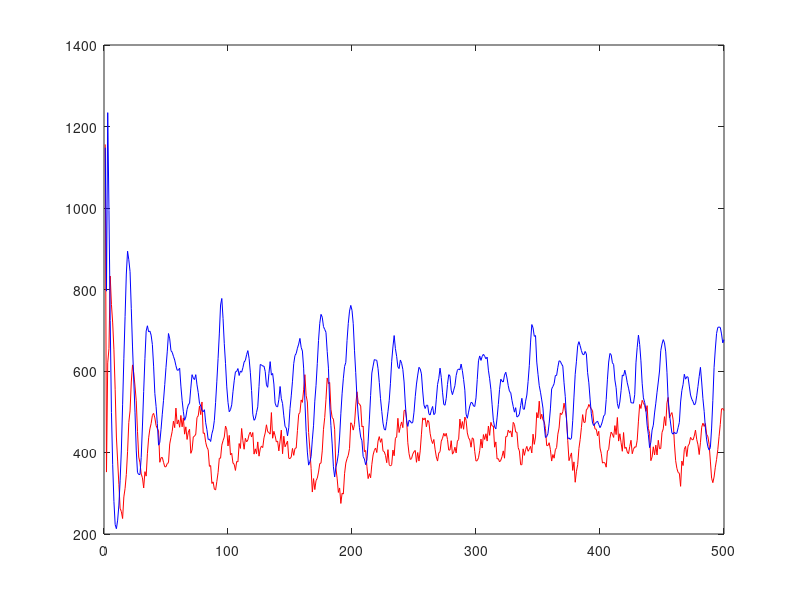

Source code (MATLAB):
pred=[
1156,352,620,655,833,763,718,652,554,438,379,322,263,255,238,291,312,346,402,474,502,573,615,595,563,527,452,389,375,347,338,313,353,342,397,436,458,471,491,496,485,466,459,453,376,387,388,376,365,365,373,375,421,437,452,477,461,509,470,480,462,491,463,485,445,463,432,450,457,398,406,438,440,445,486,490,514,493,524,447,448,425,413,407,366,368,324,328,310,308,329,351,386,386,418,429,438,465,456,416,442,394,398,374,371,356,378,377,422,410,459,429,408,435,426,431,444,450,438,449,396,409,397,426,391,409,416,412,436,448,468,451,449,445,498,435,452,441,426,428,404,428,455,397,440,414,421,428,386,385,389,410,393,410,411,454,494,498,529,523,554,591,540,524,449,408,361,303,336,309,331,337,352,373,374,404,457,486,530,583,569,572,506,486,482,457,362,337,302,313,275,300,298,348,374,385,393,410,473,469,455,469,514,549,522,519,514,463,465,402,405,366,336,348,338,371,394,405,411,400,428,439,425,434,404,402,393,375,407,370,367,370,406,392,435,438,484,449,464,475,461,503,504,484,424,397,383,385,396,402,405,376,400,379,404,445,485,480,485,463,479,475,447,431,422,432,408,389,379,399,402,428,435,447,440,447,432,406,406,429,396,401,413,399,428,432,482,459,476,457,487,479,448,436,431,413,436,433,402,379,380,387,405,433,411,444,432,446,428,465,442,474,465,465,413,426,384,385,377,381,390,404,386,439,439,455,449,453,438,474,469,450,450,412,404,370,370,409,393,407,415,403,408,415,399,445,420,438,498,485,526,482,494,480,476,459,417,417,424,407,379,395,386,407,412,445,460,497,493,500,521,503,484,429,380,390,399,356,377,327,354,370,410,432,461,493,474,474,505,508,518,512,507,502,473,458,457,441,452,411,398,374,376,374,364,404,407,435,450,445,437,466,444,486,428,446,424,403,449,410,413,401,397,415,430,397,408,414,413,430,477,518,508,528,522,515,501,515,459,447,380,389,414,394,418,394,430,409,410,449,458,488,466,522,535,485,493,498,480,421,380,361,351,349,317,379,368,408,415,390,416,421,437,432,431,440,455,432,419,395,424,462,472,464,471,444,439,420,379,337,326,340,364,383,407,439,469,507,508,503,];
prey=[
1148,796,1234,994,724,498,370,280,223,213,234,271,332,406,517,630,734,838,894,873,844,753,659,578,499,406,351,346,346,388,465,550,631,698,711,696,698,688,665,612,545,513,471,418,425,457,494,528,567,609,647,692,679,650,646,636,627,613,602,602,607,563,528,500,479,487,506,517,521,558,591,583,579,591,566,547,521,514,503,500,505,473,456,432,433,427,446,457,479,523,575,631,691,762,778,729,667,618,561,523,500,505,517,549,576,598,599,606,589,600,597,608,622,626,640,650,631,597,552,494,479,483,498,512,562,616,615,612,612,599,566,560,594,623,590,594,568,521,513,512,530,562,532,520,490,464,460,441,461,508,539,575,618,638,643,656,666,680,658,649,607,527,452,401,369,377,390,431,467,526,565,618,675,717,739,732,709,702,695,648,607,519,466,421,365,340,364,377,397,438,495,544,581,611,621,675,717,747,761,749,716,651,596,535,492,461,438,429,390,384,370,381,426,480,540,595,612,628,627,626,606,572,532,501,472,457,455,476,500,527,570,624,659,687,655,636,610,606,627,619,604,573,519,478,464,479,477,472,474,499,537,568,590,609,605,593,551,517,508,516,516,495,492,504,513,493,496,531,567,582,607,584,548,518,516,533,567,591,588,553,542,553,564,589,602,605,603,617,601,579,553,494,484,499,514,523,522,514,513,534,579,625,637,626,636,641,636,630,634,602,581,555,517,479,463,458,485,518,555,580,575,573,590,597,583,564,550,547,528,513,499,510,487,489,494,515,533,507,506,526,541,574,614,671,714,706,685,687,622,592,564,548,529,509,466,437,439,446,472,507,556,562,569,589,589,609,625,624,617,612,571,537,480,434,436,432,435,478,536,592,624,662,672,662,650,641,640,648,642,596,571,531,495,472,466,471,474,477,469,461,467,477,490,493,530,580,622,643,640,620,616,578,559,520,508,524,552,590,588,602,589,571,558,543,522,522,521,542,620,658,688,665,625,570,534,523,506,467,444,412,425,455,467,497,521,548,573,600,650,666,677,669,647,597,526,494,470,448,445,450,446,448,461,474,524,552,567,592,580,586,585,563,541,531,525,517,520,539,562,587,609,573,532,501,460,431,414,406,412,460,528,609,654,692,707,708,707,691,669,677,];
plot(pred,'r');
hold on;
plot(prey,'b');
